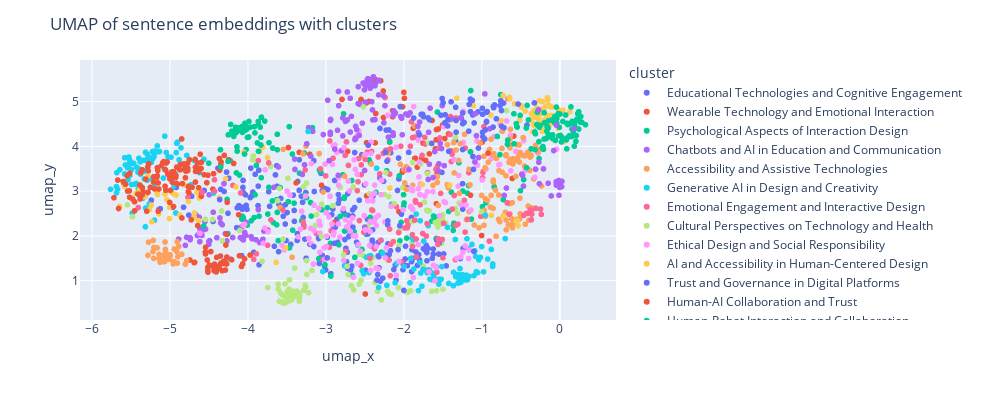

The cell this chart's notebook holds for it:
### Code cell
# visualize the clusters
visualize_clusters(df_cluster)
